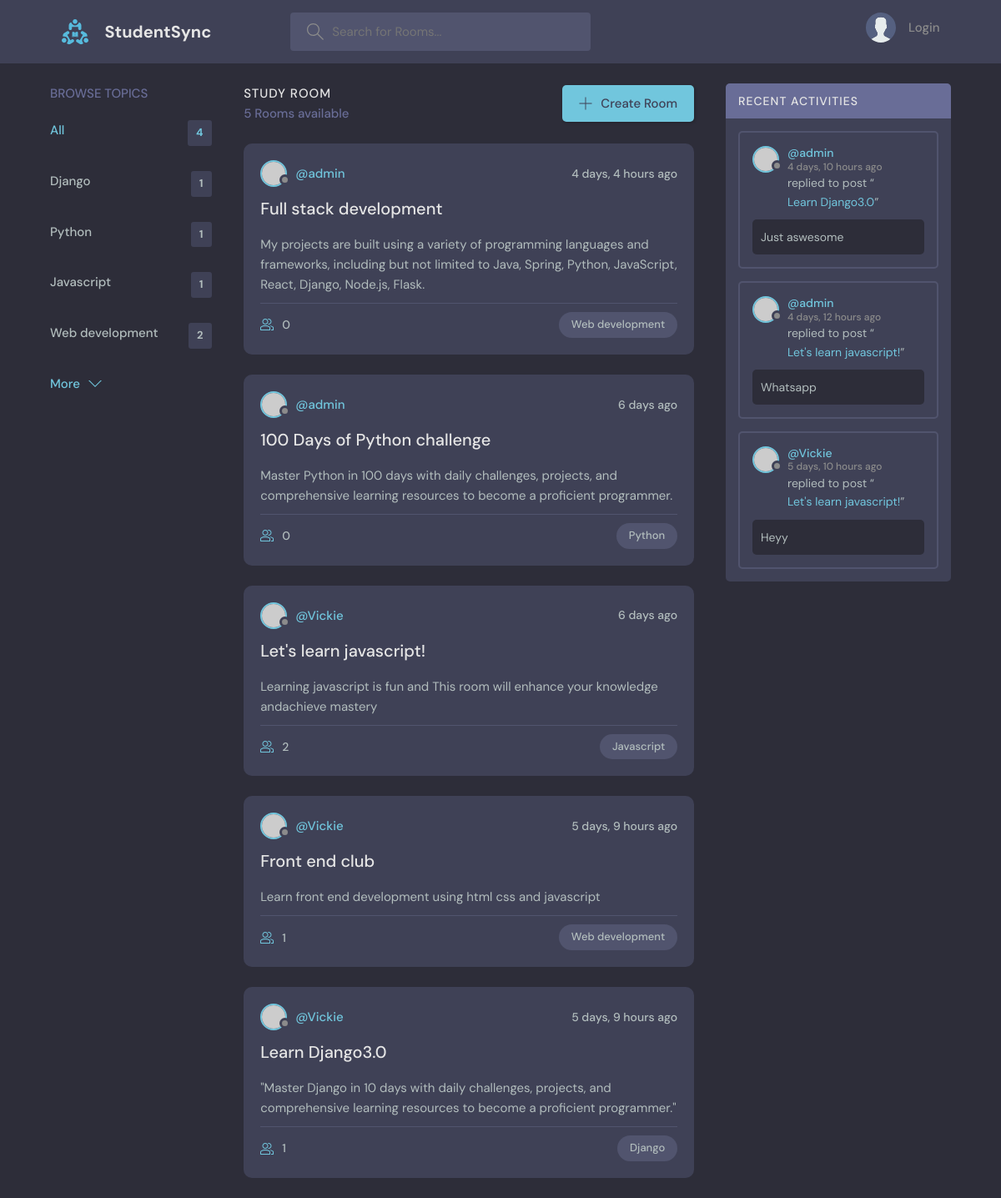
The app's page /, older data.
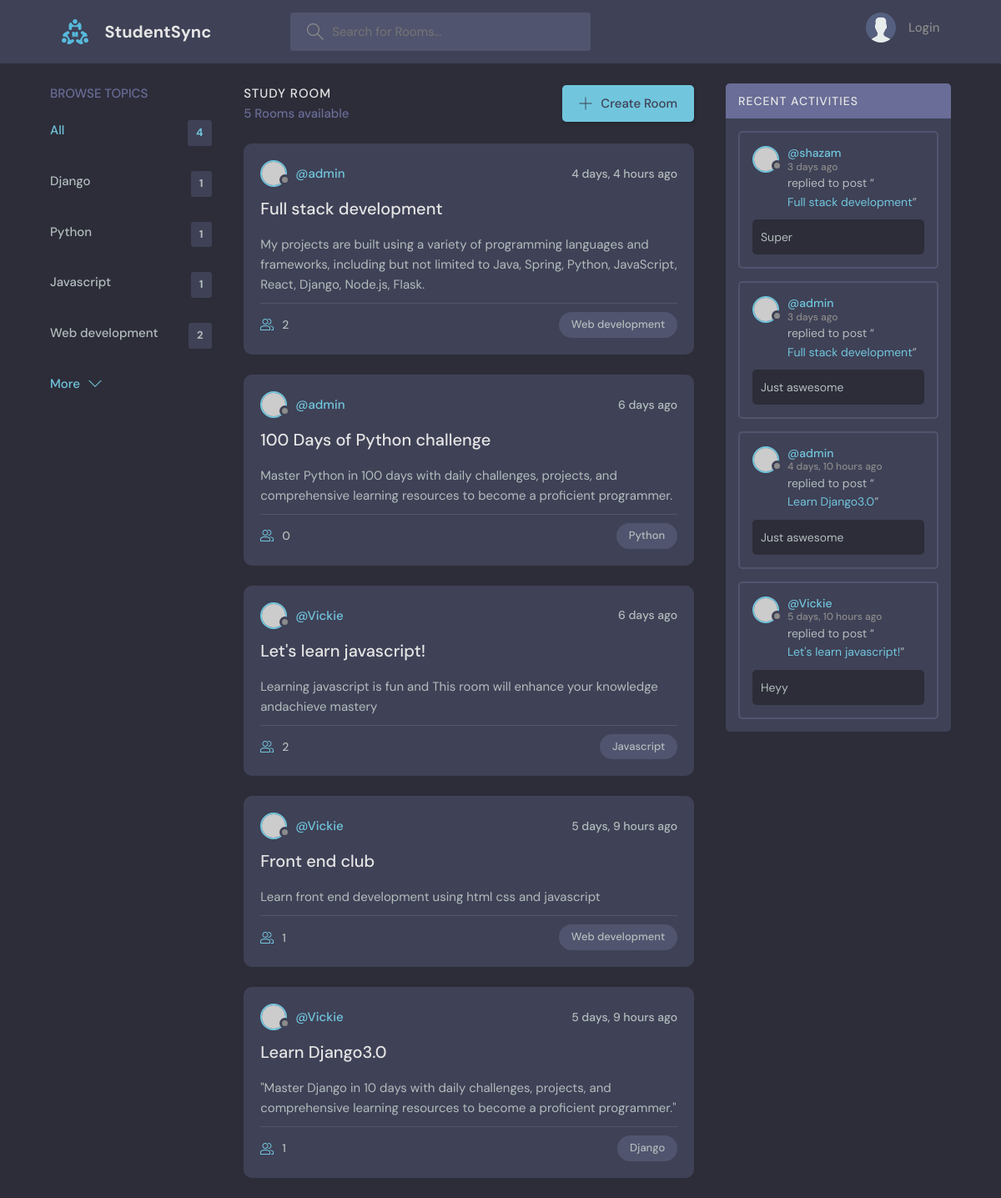
The same page, newer data.
### base/models.py (models this page shows, shortened)
class Topic(models.Model):
    name=models.CharField(max_length=200)

class Room(models.Model):
    host= models.ForeignKey(User,on_delete=models.SET_NULL,null=True)
    topic= models.ForeignKey(Topic,on_delete=models.SET_NULL,null=True)
    name=models.CharField(max_length=200)
    description=models.TextField(null=True,blank=True)
    participants=models.ManyToManyField(User,related_name='participants',blank=True)
    updated=models.DateTimeField(auto_now=True)
    created=models.DateTimeField(auto_now_add=True)
    class Meta:
        ordering=['-updated','-created']

class Message(models.Model):
    user=models.ForeignKey(User,on_delete=models.CASCADE)
    room=models.ForeignKey(Room,on_delete=models.CASCADE)
    body=models.TextField()
    updated=models.DateTimeField(auto_now=True)
    created=models.DateTimeField(auto_now_add=True)
    class Meta:
        ordering=['-updated','-created']

### base/views.py (the view)
# urls.py: path('',views.home,name="home"),
def home(request):
    q = request.GET.get('q') if request.GET.get('q') != None else ''
    rooms = Room.objects.filter(
        Q(topic__name__icontains=q) |
        Q(name__icontains=q) |
        Q(description__icontains=q)
    )
    topics = Topic.objects.all()
    room_messages = Message.objects.filter(Q(room__name__icontains=q))
    context = {'rooms': rooms, 'topics': topics,
               'room_messages': room_messages}
    return render(request, 'base/home.html', context)

### base/templates/base/home.html (shortened to what this page needs)
{% extends 'main.html' %} {% block content %}
<main class="layout layout--3">
  <div class="container">
    <div>{% include 'base/topics_component.html' %}</div>
    <div class="roomList">
      <div class="roomList__header">
        <div>
          <h2>Study Room</h2>
          <p>{{rooms.count}} Rooms available</p>
        </div>
        <a class="btn btn--main" href="{% url 'create-room' %}">
          <svg
            version="1.1"
            xmlns="http://www.w3.org/2000/svg"
            width="32"
            height="32"
            viewBox="0 0 32 32"
          >
            <title>add</title>
            <path
              d="M16.943 0.943h-1.885v14.115h-14.115v1.885h14.115v14.115h1.885v-14.115h14.115v-1.885h-14.115v-14.115z"
            ></path>
          </svg>
          Create Room
        </a>
      </div>
      {% include 'base/feed_component.html' %}
    </div>
    {% include 'base/activity_component.html' %}
  </div>
</main>
{% endblock content %}

### base/templates/base/topics_component.html
<div class="topics">
  <div class="topics__header">
    <h2>Browse Topics</h2>
  </div>
  <ul class="topics__list">
    <li>
      <a href="{% url 'home' %}" class="active">All <span>{{topics.count}}</span></a>
    </li>
    {% for topic in topics %}
    <li>
      <a href="{% url 'home' %}?q={{topic.name}}">{{topic.name}} <span>{{topic.room_set.all.count}}</span></a>
    </li>
    {% endfor %}
  </ul>
  <a class="btn btn--link" href="topics.html">
    More
    <svg
      version="1.1"
      xmlns="http://www.w3.org/2000/svg"
      width="32"
      height="32"
      viewBox="0 0 32 32"
    >
      <title>chevron-down</title>
      <path d="M16 21l-13-13h-3l16 16 16-16h-3l-13 13z"></path>
    </svg>
  </a>
</div>

### base/templates/base/feed_component.html (shortened to what this page needs)
{% for room in rooms %}
<div class="roomListRoom">
  <div class="roomListRoom__header">
    <a href="{% url 'profile' room.host.id %}" class="roomListRoom__author">
      <div class="avatar avatar--small">
        <img src="https://randomuser.me/api/portraits/women/11.jpg" />
      </div>
      <span>@{{room.host.username}}</span>
    </a>
    <div class="roomListRoom__actions">
      <span>{{room.created|timesince}} ago</span>
    </div>
  </div>
  <div class="roomListRoom__content">
    <a href="{% url 'room' room.id %}">{{room.name}}</a>
    <p>
      {{room.description}}
    </p>
  </div>
  <div class="roomListRoom__meta">
    <a href="{% url 'room' room.id %}" class="roomListRoom__joined">
      {{room.participants.all.count}}
    </a>
    <p class="roomListRoom__topic">{{room.topic.name}}</p>
  </div>
</div>
{% endfor %}

### base/templates/base/activity_component.html (shortened to what this page needs)
<div class="activities">
  <div class="activities__header">
    <h2>Recent Activities</h2>
  </div>
  {% for message in room_messages %}
  <div class="activities__box">
    <div class="activities__boxHeader roomListRoom__header">
      <a href="{% url 'profile' message.user.id %}" class="roomListRoom__author">
        <div class="avatar avatar--small">
          <img src="https://randomuser.me/api/portraits/women/11.jpg" />
        </div>
        <p>
          @{{message.user}}
          <span> {{message.created|timesince}} ago</span>
        </p>
      </a>
    </div>
    <div class="activities__boxContent">
      <p>
        replied to post “<a href="{% url 'room' message.room.id %}">{{message.room.name}}</a
        >”
      </p>
      <div class="activities__boxRoomContent">
        {{message.body}}
      </div>
    </div>
  </div>
  {% endfor %}
</div>

Row changes from the older to the newer data that the page shows:
removed Message: user "admin", created "4 days, 12 hours", room.name "Let's learn javascript!", body "Whatsapp"
computed for Room "Full stack development": participants.all.count "0" → "2"
added Message: user "shazam", created "3 days", room.name "Full stack development", body "Super"
added Message: user "admin", created "3 days", room.name "Full stack development", body "Just aswesome"
